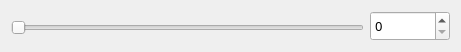
<?xml version="1.0" encoding="UTF-8"?>
<ui version="4.0">
 <class>AngelSlider</class>
 <widget class="QWidget" name="AngelSlider">
  <property name="geometry">
   <rect>
    <x>0</x>
    <y>0</y>
    <width>461</width>
    <height>49</height>
   </rect>
  </property>
  <property name="windowTitle">
   <string>Form</string>
  </property>
  <layout class="QHBoxLayout" name="horizontalLayout">
   <item>
    <widget class="QSlider" name="horizontalSlider">
     <property name="minimumSize">
      <size>
       <width>0</width>
       <height>30</height>
      </size>
     </property>
     <property name="maximumSize">
      <size>
       <width>16777215</width>
       <height>25</height>
      </size>
     </property>
     <property name="styleSheet">
      <string notr="true">/* 水平滑条整体容器 */
QSlider::horizontal {
    height: 12px;
    margin: 8px 0;
}

/* 滑条轨道（未选中部分） */
QSlider::groove:horizontal {
    background-color: #f0f0f0;
    border-radius: 6px;
    height: 6px;
}

/* 滑条已选中部分 */
QSlider::sub-page:horizontal {
    background-color: #409eff;
    border-radius: 6px;
}

/* 滑块样式（正常状态） */
QSlider::handle:horizontal {
    background-color: white;
    border: 2px solid #409eff;
    width: 10px;
    height: 10px;
    margin: -7px 0; /* 居中轨道 */
    border-radius: 4px;
}

/* 滑块悬停状态（用边框加粗替代放大） */
QSlider::handle:horizontal:hover {
    background-color: #f0f7ff;
    border-width: 3px; /* 悬停时边框变粗，视觉上放大 */
}

/* 滑块按下状态（用颜色加深替代缩小） */
QSlider::handle:horizontal:pressed {
    background-color: #e6f7ff;
    border-color: #1890ff; /* 边框颜色加深 */
}

/* 禁用状态 */
QSlider:disabled {
    QSlider::groove:horizontal {
        background-color: #f5f5f5;
    }
    QSlider::sub-page:horizontal {
        background-color: #d9d9d9;
    }
    QSlider::handle:horizontal {
        background-color: white;
        border-color: #d9d9d9;
    }
}</string>
     </property>
     <property name="maximum">
      <number>180</number>
     </property>
     <property name="orientation">
      <enum>Qt::Orientation::Horizontal</enum>
     </property>
    </widget>
   </item>
   <item>
    <widget class="QSpinBox" name="spinBox">
     <property name="minimumSize">
      <size>
       <width>80</width>
       <height>30</height>
      </size>
     </property>
     <property name="maximumSize">
      <size>
       <width>80</width>
       <height>16777215</height>
      </size>
     </property>
     <property name="font">
      <font>
       <family>楷体</family>
       <pointsize>10</pointsize>
      </font>
     </property>
     <property name="styleSheet">
      <string notr="true"/>
     </property>
     <property name="frame">
      <bool>true</bool>
     </property>
     <property name="keyboardTracking">
      <bool>false</bool>
     </property>
     <property name="maximum">
      <number>180</number>
     </property>
    </widget>
   </item>
  </layout>
 </widget>
 <resources/>
 <connections/>
</ui>
